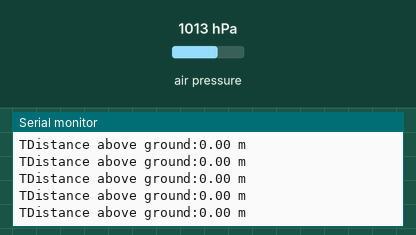
A sketch run on a simulated Arduino Uno, built with avr-gcc and run on an emulated ATmega328P. On the bench: the last lines printed to the serial monitor. The inputs (shaded band) are chosen by the test bench; at power-on: air pressure 1013 hPa.

Above: at 1.2 s.
1.3 s: air pressure set to 952 hPa
At 2.1 s:
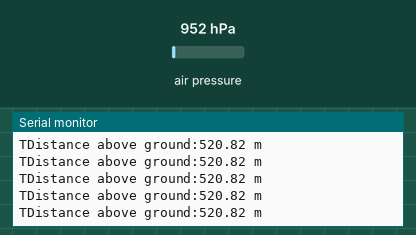
4.3 s: air pressure set to 1025 hPa
At 5.0 s:
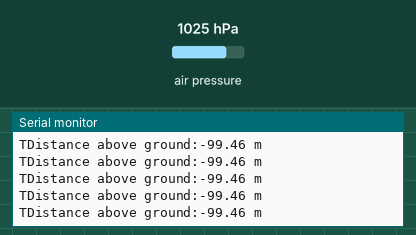
7.3 s: air pressure set to 975 hPa
At 8.2 s:
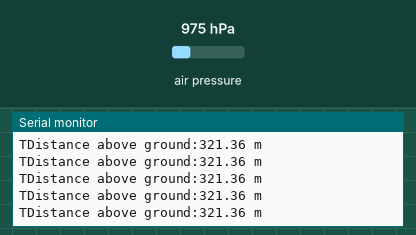
Timing chart, 0 to 8.3 s (numbered marks = the images above; inputs shaded):
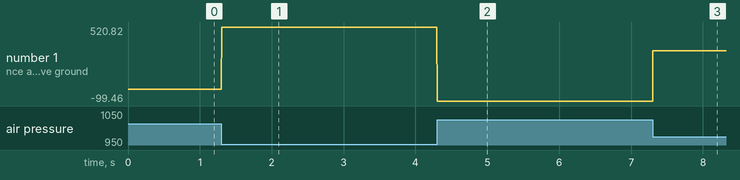

Measured:
- after the input at 1.3 s, the serial monitor: prints a new line at once (image 1)
- after the input at 4.3 s, the serial monitor: prints a new line at once (image 2)
- after the input at 7.3 s, the serial monitor: prints a new line at once (image 3)
- plotted number 1: 0 → 520.82 after the input at 1.3 s, 520.82 → -99.46 after the input at 4.3 s, -99.46 → 321.36 after the input at 7.3 s

The sketch:

gyro.ino
```cpp
#include "pressureSense.h"

pressureSense alt;

void setup() {
  Serial.begin(115200);
  while(!Serial)
    delay(10);
  if (!alt.mBegin())
    while (1) delay(10);
}

void loop() {
  alt.updatevalues();

  Serial.print(F("TDistance above ground:"));
  Serial.print(alt.aboveground());
  Serial.println(" m");
}
```

pressureSense.cpp
```cpp
#include "pressureSense.h"

pressureSense::pressureSense() {
  this->pressure = 0;
  this->altitude = 0;
}

bool pressureSense::mBegin() {
  if(!bmp.begin()) {
    return false;
  }
  bmp.setSampling(Adafruit_BMP280::MODE_NORMAL,     /* Operating Mode. */
                  Adafruit_BMP280::SAMPLING_X2,     /* Temp. oversampling */
                  Adafruit_BMP280::SAMPLING_X16,    /* Pressure oversampling */
                  Adafruit_BMP280::FILTER_X16,      /* Filtering. */
                  Adafruit_BMP280::STANDBY_MS_500); /* Standby time. */

  updatevalues();
  setground();
  return true;
}

void pressureSense::getpressure() {
  this->pressure = bmp.readPressure();
}

void pressureSense::getaltitude() {
  this->altitude = bmp.readAltitude();
}

void pressureSense::updatevalues() {
  getpressure();
  getaltitude();
}

void pressureSense::setground() {
  this->ground = this->altitude;
}

float pressureSense::aboveground() {
  return this->altitude - this->ground;
}
```

pressureSense.h
```cpp
#include <Wire.h>
#include <SPI.h>
#include <Adafruit_BMP280.h>

class pressureSense {
  private:
    Adafruit_BMP280 bmp; // use I2C interface
  private:
    void getpressure();
    void getaltitude();
    void setground();
  public:
    pressureSense();
    bool mBegin();
    void updatevalues();
    float aboveground();
  public:
    float pressure;
    float altitude;
    float ground;
};
```
